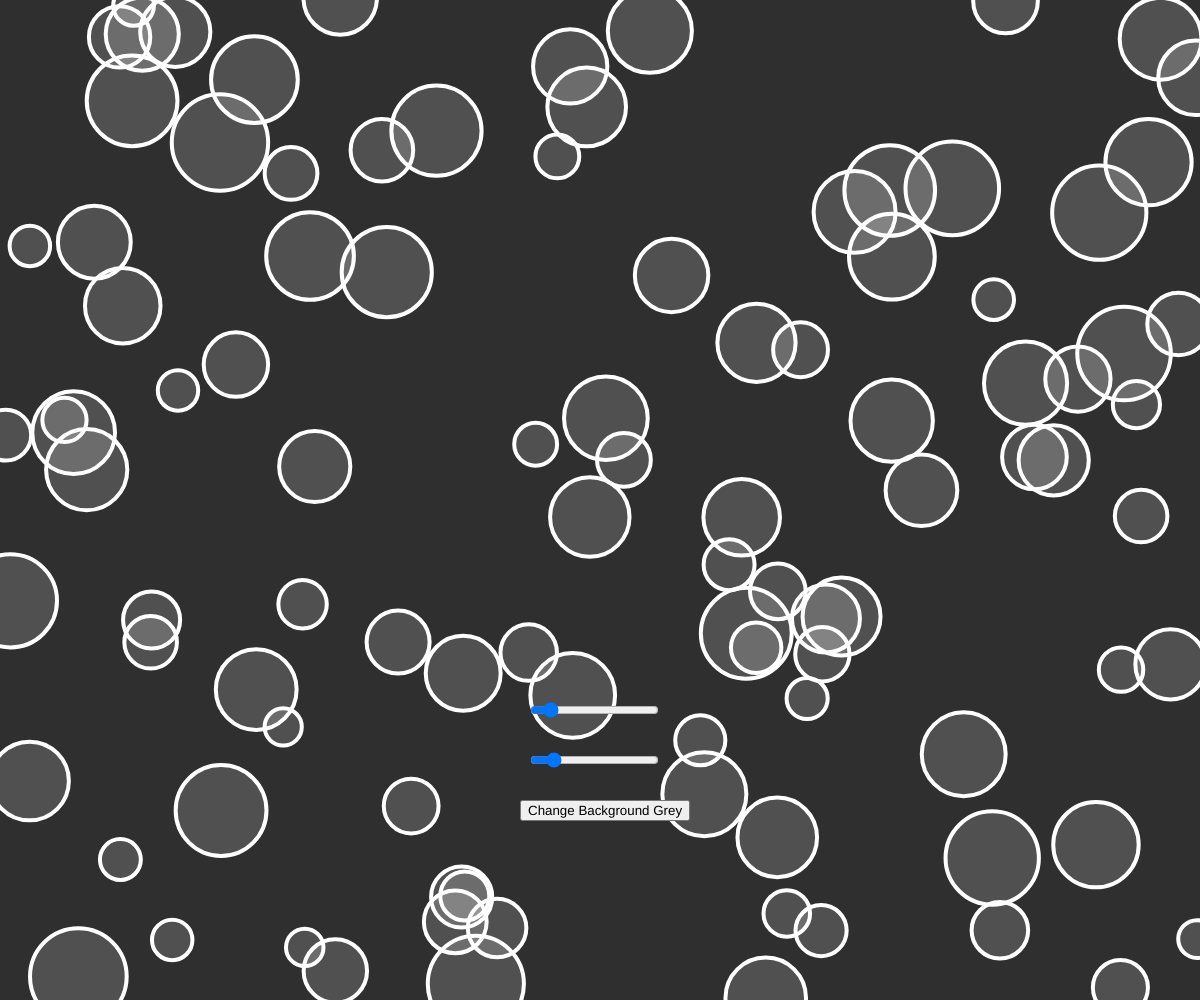
Frame 1 (no input)
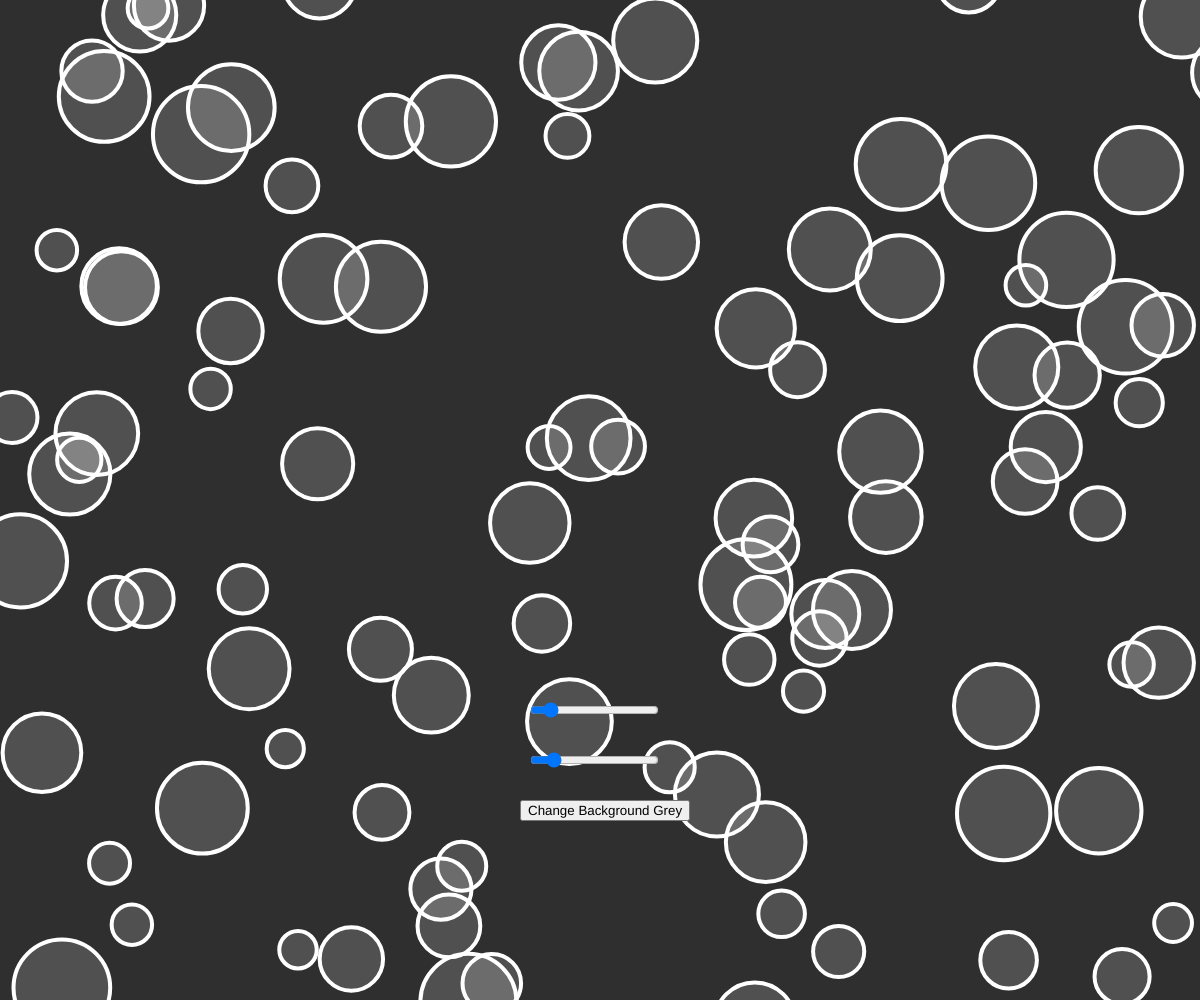
Frame 60 (no input)
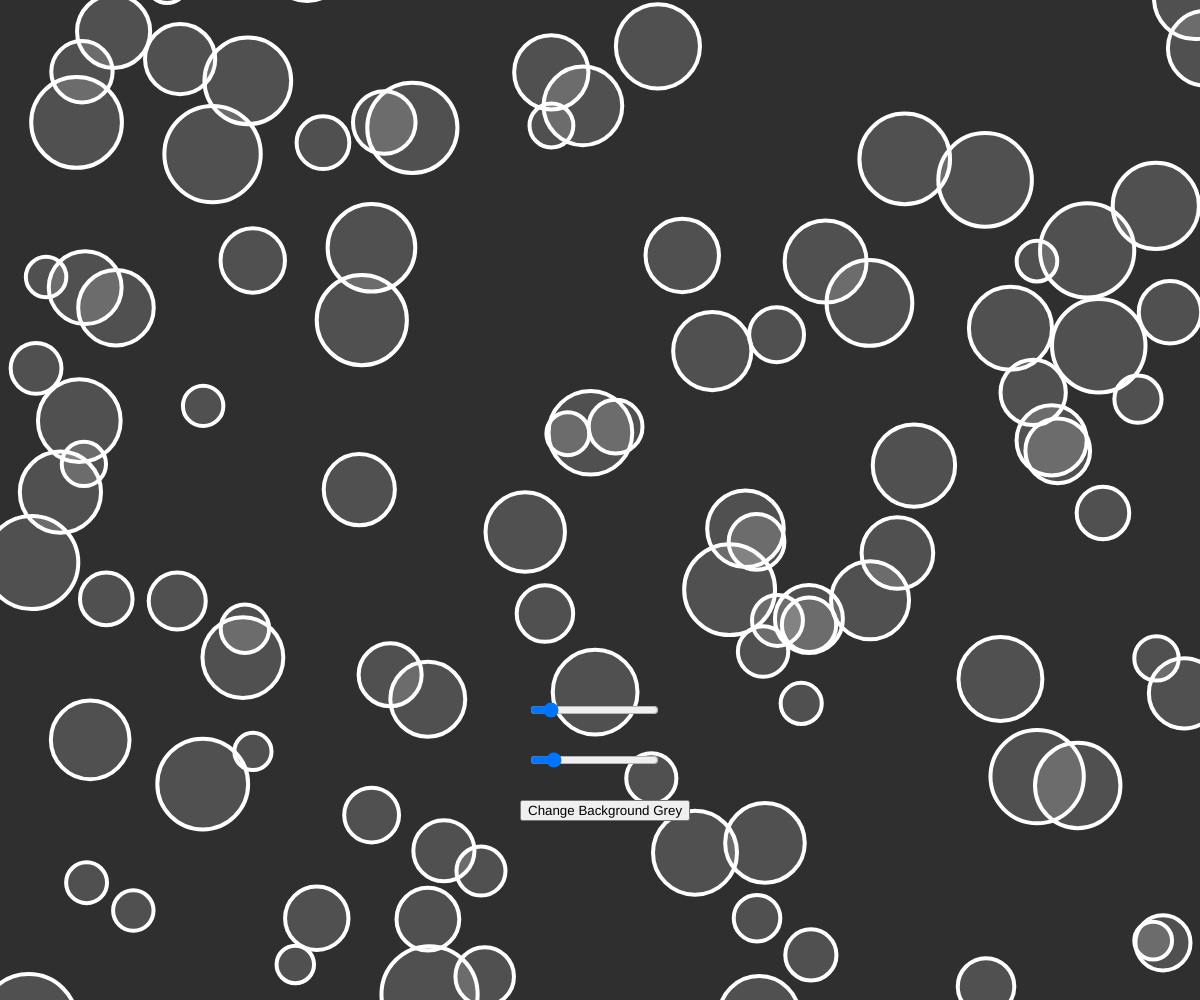
Frame 120 (the mouse pressed at the canvas centre since frame 60)

The p5.js sketch that drew these frames (run headless with seeded random() and noise() and a simulated clock; from frame 60 on, the mouse is pressed at the canvas centre):

// p5.js sketch
// ── sketch.js
var bgcolor;
var button;
var bubbles = [];

var slider1;
var slider2;

function setup() {
  createCanvas(windowWidth, windowHeight);

  for (let i = 0; i < 100; i++) {
    let x = random(width);
    let y = random(height);
    let r = random(10, 40);
    bubbles[i] = new Bubble(x, y, r);
  }

  bgcolor = color(47);
  button = createButton("Change Background Grey");
  button.mousePressed(changeColor);
  button.position((width / 2) - 80, 800);

  slider1 = createSlider(2, 130, 17); // it needs a minimum (10) , a maximum (50) and a starting value (20).
  slider2 = createSlider(5, 40, 10); // RICORDATI DI MOLTIPLICARE PER MENO
  slider1.position((width / 2) - 72, 700);
  slider2.position((width / 2) - 72, 750);

}

function changeColor() {
  bgcolor = color(random(255)); // change the bg color to a random grayscaled color
}

function draw() {
  background(bgcolor);
  for (let i = 0; i < bubbles.length; i++) {
    bubbles[i].move();
    bubbles[i].show();
  }
}

class Bubble {
  constructor(_x, _y, _r) {
    this.x = _x;
    this.y = _y;
    this.r = _r;
  }
  move() {
    this.x = this.x + random(-5, 5);
    this.y = this.y + random(-5, 5);
  }

  show() {
    stroke(255);
    strokeWeight(4);
    fill(255, 40); // il secondo valore è l'alpha.
    ellipse(this.x, this.y, (this.r * 2) + slider1.value());
  }
}
